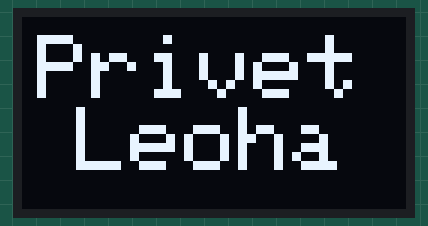
Recording of a sketch running on a simulated ESP32. On the bench: 128×64 one-colour display.

Above: at 0.1 s.

The sketch:

ssd1306_128x32_i2c.ino
```cpp
/**************************************************************************
 This is an example for our Monochrome OLEDs based on SSD1306 drivers

 Pick one up today in the adafruit shop!
 ------> http://www.adafruit.com/category/63_98
*/
#include <SPI.h>
#include <Wire.h>
#include <Adafruit_GFX.h>
#include <Adafruit_SSD1306.h>

#define SCREEN_WIDTH 128 // OLED display width, in pixels
#define SCREEN_HEIGHT 64 // OLED display height, in pixels

// Declaration for an SSD1306 display connected to I2C (SDA, SCL pins)
// The pins for I2C are defined by the Wire-library.
#define OLED_RESET     -1 // Reset pin # (or -1 if sharing Arduino reset pin)
//#define SCREEN_ADDRESS 0x78 ///< See datasheet for Address; 0x3D for 128x64, 0x3C for 128x32
Adafruit_SSD1306 display(SCREEN_WIDTH, SCREEN_HEIGHT, &Wire, OLED_RESET);


void setup() {

  Wire.begin(5,4);

  display.begin(SSD1306_SWITCHCAPVCC, 0x3C); // Указываем адрес дисплея
  display.clearDisplay();
  Serial.begin(9600);

  // Show initial display buffer contents on the screen --
  // the library initializes this with an Adafruit splash screen.
  display.display();
}

void loop() {

  display.clearDisplay();

  display.setTextSize(3);             // Normal 1:1 pixel scale
  display.setTextColor(SSD1306_WHITE);// Draw white text
  display.setCursor(5,6);             // Start at top-left corner
  display.println(F("Privet Leoha"));


  display.display();
  delay(2000);

}
```
